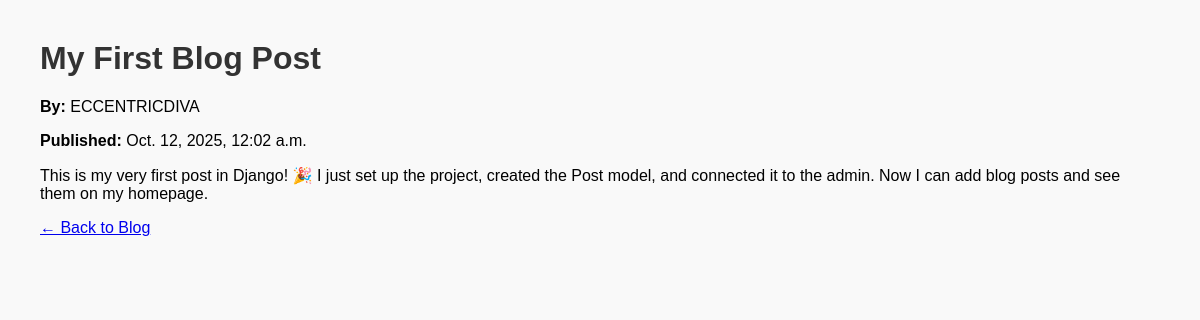
The app's page /post/1/ with its own data.
### blog/models.py (models this page shows, shortened)
class Post(models.Model):
    title = models.CharField(max_length=200)
    content = models.TextField()
    published_date = models.DateTimeField(auto_now_add=True)
    author = models.ForeignKey(User, on_delete=models.CASCADE)

### blog/views.py (the view)
# urls.py: path('post/<int:post_id>/', views.post_detail, name='post_detail'),
def post_detail(request, post_id):
    post = get_object_or_404(Post, id=post_id)
    return render(request, 'blog/post_detail.html', {'post': post})

### blog/templates/blog/post_detail.html (shortened to what this page needs)
{% load static %}
<!DOCTYPE html>
<html>
<head>
    <link rel="stylesheet" href="{% static 'blog/style.css' %}">
</head>
<body>
    <h1>{{ post.title }}</h1>
    <p><strong>By:</strong> {{ post.author.username }}</p>
    <p><strong>Published:</strong> {{ post.published_date }}</p>
    <p>{{ post.content }}</p>
    <a href="/">← Back to Blog</a>
</body>
</html>

### blog/static/blog/css/style.css (style rules this page uses)
body { font-family: Arial, sans-serif; background-color: #f4f4f4; }
h1 { color: darkblue; }
body { font-family: Arial, sans-serif; margin: 40px; background-color: #f9f9f9; }
h1 { color: #333; }

### records on screen
Post: title "My First Blog Post", author.username "ECCENTRICDIVA", published_date "Oct. 12, 2025, 12:02 a.m.", content "This is my very first post in Django! 🎉 I just set up the project, created the Post model, and connected it to the admin. Now I can add blog posts and see them on my homepage."
